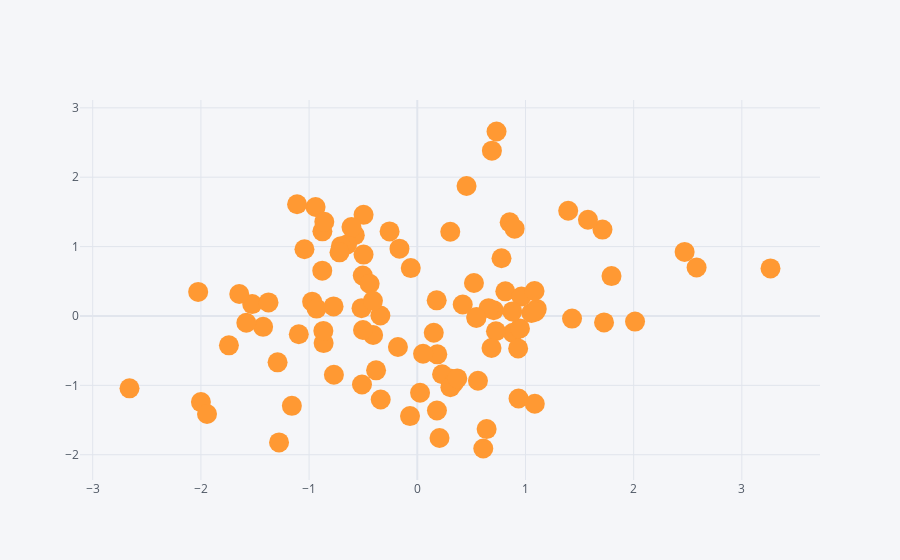

Notebook code cell kept with this figure:
### Code cell
df.iplot(x="A",y="B",mode="markers",size=20)
